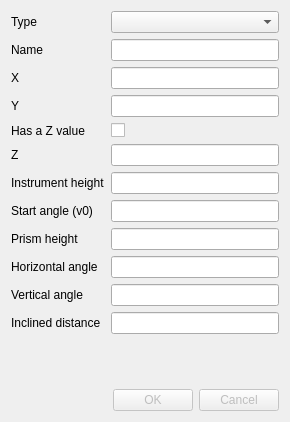
<?xml version="1.0" encoding="UTF-8"?>
<ui version="4.0">
 <class>TT_DialogEdit</class>
 <widget class="QDialog" name="TT_DialogEdit">
  <property name="geometry">
   <rect>
    <x>0</x>
    <y>0</y>
    <width>290</width>
    <height>422</height>
   </rect>
  </property>
  <property name="windowTitle">
   <string>Edit attributes</string>
  </property>
  <layout class="QVBoxLayout" name="verticalLayout">
   <item>
    <layout class="QFormLayout" name="formLayout">
     <item row="0" column="0">
      <widget class="QLabel" name="lbType">
       <property name="text">
        <string>Type</string>
       </property>
      </widget>
     </item>
     <item row="0" column="1">
      <widget class="QComboBox" name="cbType"/>
     </item>
     <item row="1" column="0">
      <widget class="QLabel" name="lbName">
       <property name="text">
        <string>Name</string>
       </property>
      </widget>
     </item>
     <item row="1" column="1">
      <widget class="QLineEdit" name="leName"/>
     </item>
     <item row="2" column="0">
      <widget class="QLabel" name="lbX">
       <property name="text">
        <string>X</string>
       </property>
      </widget>
     </item>
     <item row="2" column="1">
      <widget class="QLineEdit" name="leX"/>
     </item>
     <item row="3" column="0">
      <widget class="QLabel" name="lbY">
       <property name="text">
        <string>Y</string>
       </property>
      </widget>
     </item>
     <item row="3" column="1">
      <widget class="QLineEdit" name="leY"/>
     </item>
     <item row="4" column="0">
      <widget class="QLabel" name="lbHasZ">
       <property name="text">
        <string>Has a Z value</string>
       </property>
      </widget>
     </item>
     <item row="4" column="1">
      <widget class="QCheckBox" name="cbHasZ">
       <property name="text">
        <string/>
       </property>
      </widget>
     </item>
     <item row="5" column="0">
      <widget class="QLabel" name="lbZ">
       <property name="text">
        <string>Z</string>
       </property>
      </widget>
     </item>
     <item row="5" column="1">
      <widget class="QLineEdit" name="leZ"/>
     </item>
     <item row="6" column="0">
      <widget class="QLabel" name="lbIh">
       <property name="text">
        <string>Instrument height</string>
       </property>
      </widget>
     </item>
     <item row="6" column="1">
      <widget class="QLineEdit" name="leIh"/>
     </item>
     <item row="7" column="0">
      <widget class="QLabel" name="lbV0">
       <property name="text">
        <string>Start angle (v0)</string>
       </property>
      </widget>
     </item>
     <item row="7" column="1">
      <widget class="QLineEdit" name="leV0"/>
     </item>
     <item row="8" column="0">
      <widget class="QLabel" name="lbPh">
       <property name="text">
        <string>Prism height</string>
       </property>
      </widget>
     </item>
     <item row="8" column="1">
      <widget class="QLineEdit" name="lePh"/>
     </item>
     <item row="9" column="0">
      <widget class="QLabel" name="lbHa">
       <property name="text">
        <string>Horizontal angle</string>
       </property>
      </widget>
     </item>
     <item row="9" column="1">
      <widget class="QLineEdit" name="leHa"/>
     </item>
     <item row="10" column="0">
      <widget class="QLabel" name="lbVa">
       <property name="text">
        <string>Vertical angle</string>
       </property>
      </widget>
     </item>
     <item row="10" column="1">
      <widget class="QLineEdit" name="leVa"/>
     </item>
     <item row="11" column="0">
      <widget class="QLabel" name="lbId">
       <property name="text">
        <string>Inclined distance</string>
       </property>
      </widget>
     </item>
     <item row="11" column="1">
      <widget class="QLineEdit" name="leId"/>
     </item>
    </layout>
   </item>
   <item>
    <widget class="QDialogButtonBox" name="buttonBox">
     <property name="enabled">
      <bool>false</bool>
     </property>
     <property name="orientation">
      <enum>Qt::Horizontal</enum>
     </property>
     <property name="standardButtons">
      <set>QDialogButtonBox::Cancel|QDialogButtonBox::Ok</set>
     </property>
    </widget>
   </item>
  </layout>
 </widget>
 <resources/>
 <connections>
  <connection>
   <sender>buttonBox</sender>
   <signal>accepted()</signal>
   <receiver>TT_DialogEdit</receiver>
   <slot>accept()</slot>
   <hints>
    <hint type="sourcelabel">
     <x>248</x>
     <y>254</y>
    </hint>
    <hint type="destinationlabel">
     <x>157</x>
     <y>274</y>
    </hint>
   </hints>
  </connection>
  <connection>
   <sender>buttonBox</sender>
   <signal>rejected()</signal>
   <receiver>TT_DialogEdit</receiver>
   <slot>reject()</slot>
   <hints>
    <hint type="sourcelabel">
     <x>316</x>
     <y>260</y>
    </hint>
    <hint type="destinationlabel">
     <x>286</x>
     <y>274</y>
    </hint>
   </hints>
  </connection>
 </connections>
</ui>
